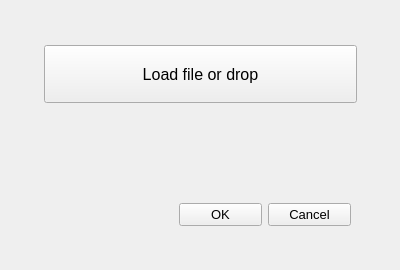
<?xml version="1.0" encoding="UTF-8"?>
<ui version="4.0">
 <class>Form</class>
 <widget class="QWidget" name="Form">
  <property name="geometry">
   <rect>
    <x>0</x>
    <y>0</y>
    <width>400</width>
    <height>270</height>
   </rect>
  </property>
  <property name="minimumSize">
   <size>
    <width>400</width>
    <height>270</height>
   </size>
  </property>
  <property name="maximumSize">
   <size>
    <width>400</width>
    <height>270</height>
   </size>
  </property>
  <property name="acceptDrops">
   <bool>false</bool>
  </property>
  <property name="windowTitle">
   <string>Form</string>
  </property>
  <widget class="QWidget" name="verticalLayoutWidget">
   <property name="geometry">
    <rect>
     <x>0</x>
     <y>0</y>
     <width>401</width>
     <height>271</height>
    </rect>
   </property>
   <layout class="QVBoxLayout" name="verticalLayout" stretch="0,2,1,1,0">
    <property name="leftMargin">
     <number>5</number>
    </property>
    <property name="topMargin">
     <number>5</number>
    </property>
    <property name="rightMargin">
     <number>5</number>
    </property>
    <property name="bottomMargin">
     <number>5</number>
    </property>
    <item>
     <spacer name="verticalSpacer">
      <property name="orientation">
       <enum>Qt::Vertical</enum>
      </property>
      <property name="sizeHint" stdset="0">
       <size>
        <width>20</width>
        <height>40</height>
       </size>
      </property>
     </spacer>
    </item>
    <item>
     <layout class="QHBoxLayout" name="horizontalLayout_2" stretch="1,8,1">
      <item>
       <spacer name="horizontalSpacer_2">
        <property name="orientation">
         <enum>Qt::Horizontal</enum>
        </property>
        <property name="sizeHint" stdset="0">
         <size>
          <width>40</width>
          <height>20</height>
         </size>
        </property>
       </spacer>
      </item>
      <item>
       <widget class="QPushButton" name="pushButton_LoadFile">
        <property name="font">
         <font>
          <pointsize>12</pointsize>
         </font>
        </property>
        <property name="styleSheet">
         <string notr="true">height: 50px;</string>
        </property>
        <property name="text">
         <string>Load file or drop</string>
        </property>
       </widget>
      </item>
      <item>
       <spacer name="horizontalSpacer_3">
        <property name="orientation">
         <enum>Qt::Horizontal</enum>
        </property>
        <property name="sizeHint" stdset="0">
         <size>
          <width>40</width>
          <height>20</height>
         </size>
        </property>
       </spacer>
      </item>
     </layout>
    </item>
    <item>
     <widget class="QLabel" name="label">
      <property name="font">
       <font>
        <pointsize>14</pointsize>
       </font>
      </property>
      <property name="text">
       <string/>
      </property>
     </widget>
    </item>
    <item>
     <layout class="QHBoxLayout" name="horizontalLayout">
      <property name="rightMargin">
       <number>45</number>
      </property>
      <item>
       <spacer name="horizontalSpacer">
        <property name="orientation">
         <enum>Qt::Horizontal</enum>
        </property>
        <property name="sizeHint" stdset="0">
         <size>
          <width>40</width>
          <height>20</height>
         </size>
        </property>
       </spacer>
      </item>
      <item>
       <widget class="QPushButton" name="pushButton_OK">
        <property name="font">
         <font>
          <pointsize>10</pointsize>
         </font>
        </property>
        <property name="styleSheet">
         <string notr="true">width: 75px;</string>
        </property>
        <property name="text">
         <string>OK</string>
        </property>
       </widget>
      </item>
      <item>
       <widget class="QPushButton" name="pushButton_Cancel">
        <property name="font">
         <font>
          <pointsize>10</pointsize>
         </font>
        </property>
        <property name="styleSheet">
         <string notr="true">width: 75px;</string>
        </property>
        <property name="text">
         <string>Cancel</string>
        </property>
       </widget>
      </item>
     </layout>
    </item>
    <item>
     <spacer name="verticalSpacer_2">
      <property name="orientation">
       <enum>Qt::Vertical</enum>
      </property>
      <property name="sizeHint" stdset="0">
       <size>
        <width>20</width>
        <height>40</height>
       </size>
      </property>
     </spacer>
    </item>
   </layout>
  </widget>
 </widget>
 <resources/>
 <connections/>
</ui>
